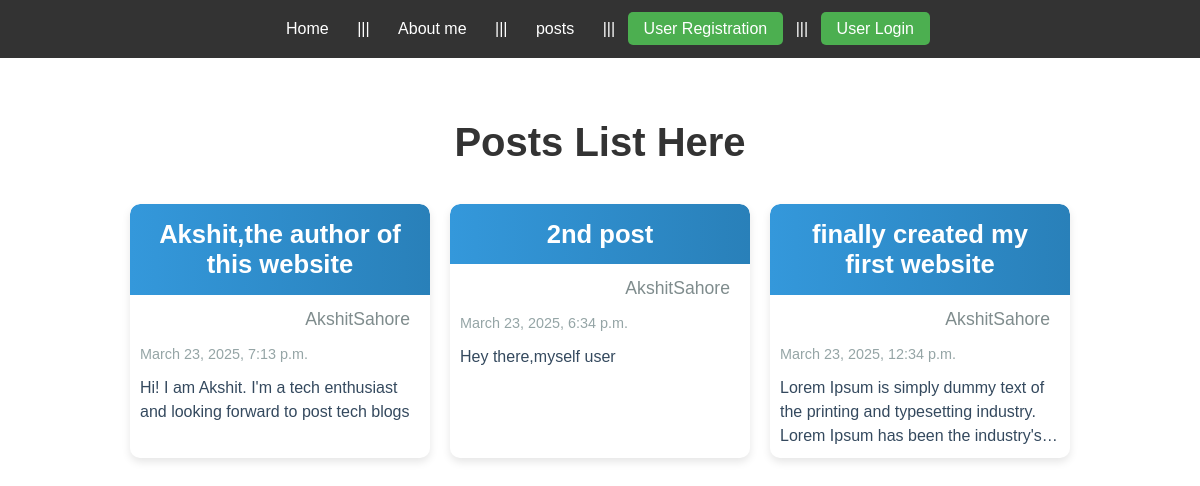
/posts/, run on the app's committed database.
### posts/models.py (models this page shows, shortened)
class Post(models.Model):
    title = models.CharField(max_length=75)
    body = models.TextField()
    slug = models.SlugField()
    date = models.DateTimeField(auto_now_add=True)
    author= models.ForeignKey(User,on_delete=models.CASCADE, default=True )

### posts/views.py (the view)
# urls.py: path('',views.posts_lists, name="list"),
def posts_lists(request):
    posts=Post.objects.all().order_by('-date')
    return render(request,'posts/posts_list.html',{'posts':posts})

### posts/templates/posts/posts_list.html (shortened to what this page needs)
{% extends 'layout.html' %}
{% block content %}
    <section style="padding: 20px; max-width: 1200px; margin: 0 auto;">
        <h1 style="text-align: center; font-size: 2.5em; margin-bottom: 30px; color: #333;">Posts List Here</h1>
        <div style="display: flex; flex-wrap: wrap; gap: 20px; justify-content: center;">
            {% for post in posts %} {% comment %} defined in views.py {% endcomment %}
                <article style="background: #fff; border-radius: 10px; box-shadow: 0 4px 8px rgba(0, 0, 0, 0.1); width: 300px; transition: transform 0.2s ease-in-out; overflow: hidden;">
                    <h2 style="background: linear-gradient(90deg, #3498db, #2980b9); color: #fff; margin: 0; padding: 15px; font-size: 1.6em; text-align: center; border-radius: 10px 10px 0 0; line-height: 1.2;">
                        <a href="{% url 'posts:page' slug=post.slug %}" style="text-decoration: none; color: inherit;">
                            {{ post.title }}
                        </a>
                    </h2>
                    <h3 style="margin: 10px 10px 0 0; font-size: 1.1em; color: #7f8c8d; font-weight: normal; text-align: right; padding: 0 10px;">{{ post.author }}</h3>
                    <div style="padding: 10px;">
                        <p style="margin: 0 0 10px; font-size: 0.9em; color: #95a5a6;">{{ post.date }}</p>
                        <p style="margin: 0; font-size: 1em; color: #34495e; line-height: 1.5; overflow: hidden; text-overflow: ellipsis; display: -webkit-box; -webkit-line-clamp: 3; -webkit-box-orient: vertical;">
                            {{ post.body }}
                        </p>
                    </div>
                </article>
            {% endfor %}
        </div>
    </section>
{% endblock %}

### templates/layout.html (shortened to what this page needs)
<!DOCTYPE html>
{%load static %}
<html lang="en">
<head>
    <link rel="stylesheet" href="{%static 'css/food_style.css'%}">
</head>
<body>
    <nav>
        <a href="/" title="🏠">Home</a> |||
        <a href="/about" title="❤️‍🩹">About me</a> |||
        <a href="{% url 'posts:list'%}" title="📪">posts</a> |||
        {% if user.is_authenticated %}
        <a href="{% url 'posts:new-post'%}" title="📪">New Post</a>
        <form action="{% url 'users:logout'%}"  method="post">
            {% csrf_token %}
            <button class="cta-button">logout button</button>
        </form>
        {%block username%}
        {%endblock%}
        {%else %}
              <a href="/users/register" class="cta-button" title="®️">User Registration</a> |||
        <a href="/users/login" class="cta-button" title="🥽">User Login</a>
        {%endif%}
    </nav>
    <main >
        {% block content%}
        {% endblock %}
    </main>
</body>
</html>

### static/css/food_style.css (style rules this page uses)
* { margin: 0; padding: 0; box-sizing: border-box; }
body { font-family: Arial, sans-serif; line-height: 1.6; color: #333; background-color: #ffffff; background: url('https://img.freepik.com/free-photo/top-view-paper-dove-with-notebook-leaves_23-2148630358.jpg?semt=ais_hybrid') no-repeat center center fixed; background-size: cover; min-height: 100vh; margin: 0; font-family: Arial, sans-serif; }
nav { background-color: #333; color: #fff; padding: 1rem; text-align: center; }
nav a { color: #fff; text-decoration: none; padding: 0.5rem 1rem; margin: 0 0.5rem; transition: background-color 0.3s ease; }
.cta-button { background-color: #4CAF50; border-radius: 5px; padding: 0.5rem 1rem; }
main { max-width: 1200px; margin: 2rem auto; padding: 0 1rem; }
h1, h2, h3 { margin-bottom: 1rem; }
h1 { font-size: 2.5rem; color: #333; }
h2 { font-size: 2rem; color: #444; }
h3 { font-size: 1.5rem; color: #555; }
p { margin-bottom: 1rem; }
a { color: #1a73e8; text-decoration: none; }

### data on the page
Post: title "Akshit,the author of this website", author "AkshitSahore", date "March 23, 2025, 7:13 p.m.", body "Hi! I am Akshit. I'm a tech enthusiast and looking forward to post tech blogs"
Post: title "2nd post", author "AkshitSahore", date "March 23, 2025, 6:34 p.m.", body "Hey there,myself user"
Post: title "finally created my first website", author "AkshitSahore", date "March 23, 2025, 12:34 p.m.", body "Lorem Ipsum is simply dummy text of the printing and typesetting industry. Lorem Ipsum has been the…"
